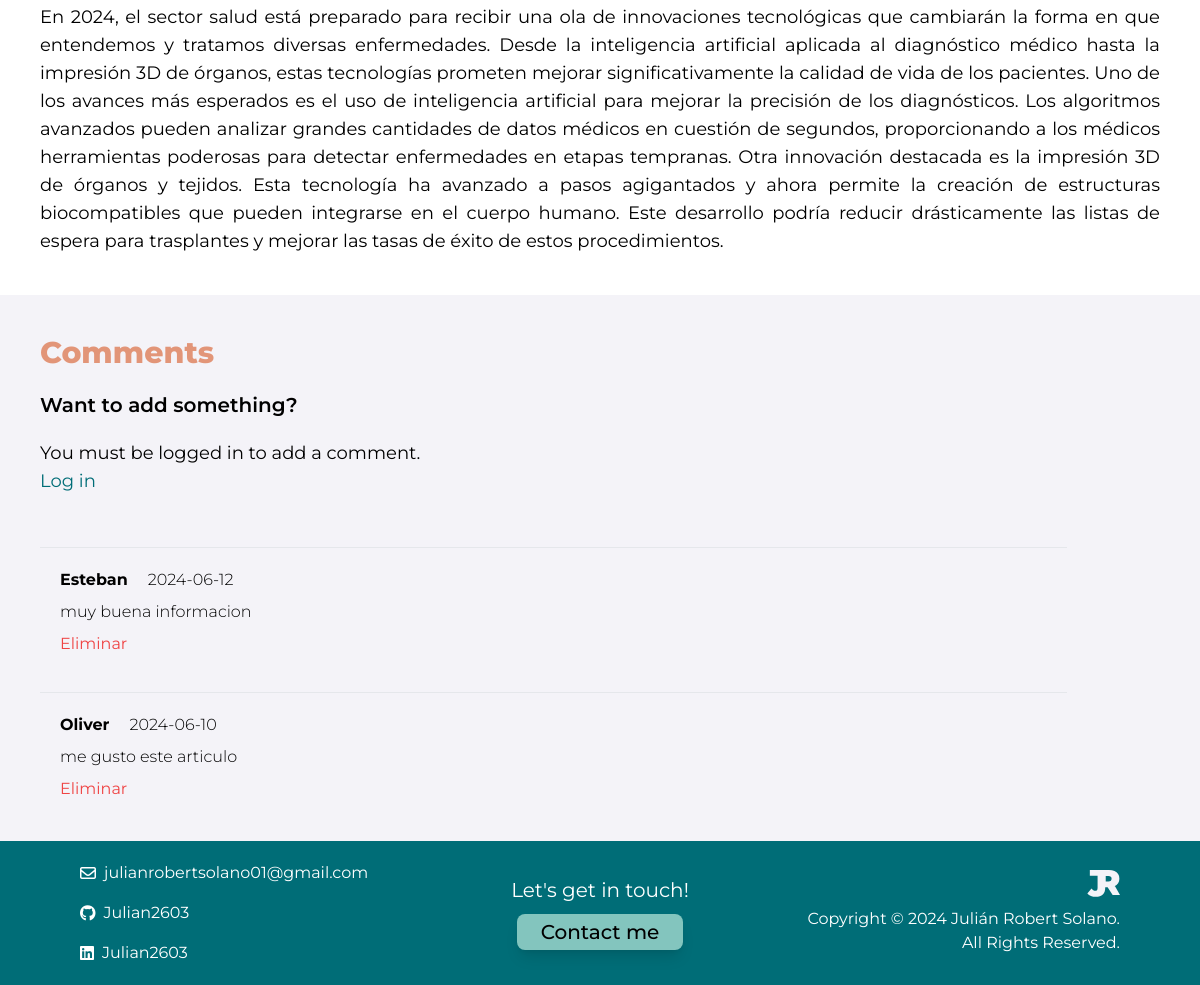
The page /blog/article/1 (lower part) on the database as committed earlier.
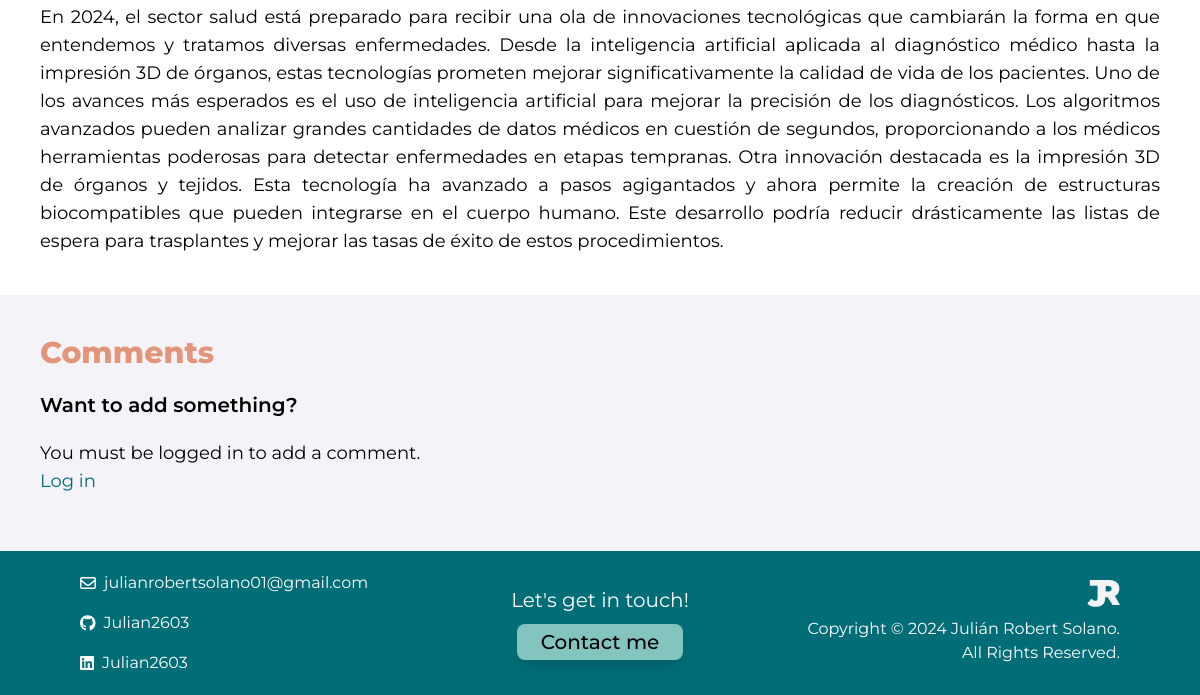
The same page on the database as committed later.
### blog/models.py (models this page shows, shortened)
class Comment(models.Model):
  name = models.CharField(max_length=255)
  article = models.ForeignKey(Article, on_delete=models.CASCADE)
  comment_date = models.DateField(default=datetime.date.today)
  comment_body = models.TextField()

### blog/views.py (the view)
# urls.py: path('article/<int:pk>', ArticleDetailView.as_view(), name="article"),
class ArticleDetailView(DetailView):
    model = Article
    template_name = 'article.html'
    def get_context_data(self, **kwargs):
        context = super().get_context_data(**kwargs)
        context['comments'] = Comment.objects.filter(article=self.object).order_by('-comment_date')
        context['form'] = CommentForm()
        return context

### blog/templates/article.html (shortened to what the changed rows need)
{% load socialaccount %}
{% load static tailwind_tags %}
<html lang="en" class="scroll-smooth">
  <head>
    {% load static %}
    {% tailwind_css %}
</head>
<body>
 <section id="comments">
  <div class="flex flex-col gap-5 p-10 bg-[F4F3F8]">
    <h2 class="font-sans font-extrabold text-3xl text-[#E29578]">Comments</h2>
    <div class="flex flex-col justify-start items-start gap-5">
      <h2 class="font-sans font-semibold text-xl text-black">Want to add something?</h2>
      <div class="w-11/12 mb-4">
      </div>
    </div>
    {% for comment in comments %}
    <hr class="border-gray-200 w-11/12 mt-4">
    <div class="flex items-start flex-col gap-2 px-5" id="comment-{{ comment.id }}">
      <div class="flex justify-center align-center items-center flex-row gap-5">
        <p class="font-sans font-bold text-base text-black">{{ comment.name }}</p>
        <p class="font-sans font-light text-base text-black">{{ comment.comment_date|date:"Y-m-d" }}</p>
      </div>
      <div class="flex justify-center align-center items-center flex-row gap-5">
        <p class="font-sans font-light text-base text-black">{{ comment.comment_body }}</p>
      </div>
      <button type="button" class="text-red-500 delete-comment-button" data-comment-id="{{ comment.id }}">Eliminar</button>
    </div>
    {% endfor %}
  </div>
</section>
</body>
</html>

Rows that differ between the two databases and show on the page:
removed Comment: name "Esteban", comment_date "2024-06-12", comment_body "muy buena informacion"
removed Comment: name "Oliver", comment_date "2024-06-10", comment_body "me gusto este articulo"
